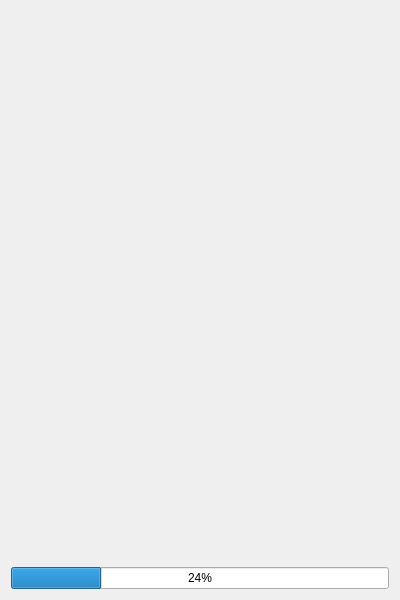
<?xml version="1.0" encoding="UTF-8"?>
<ui version="4.0">
 <class>Dialog</class>
 <widget class="QDialog" name="Dialog">
  <property name="geometry">
   <rect>
    <x>0</x>
    <y>0</y>
    <width>400</width>
    <height>600</height>
   </rect>
  </property>
  <property name="windowTitle">
   <string>Dialog</string>
  </property>
  <layout class="QVBoxLayout" name="verticalLayout">
   <item>
    <widget class="QScrollArea" name="scroll_area">
     <property name="frameShape">
      <enum>QFrame::NoFrame</enum>
     </property>
     <property name="widgetResizable">
      <bool>true</bool>
     </property>
     <widget class="QWidget" name="scroll_widget">
      <property name="geometry">
       <rect>
        <x>0</x>
        <y>0</y>
        <width>374</width>
        <height>538</height>
       </rect>
      </property>
      <property name="maximumSize">
       <size>
        <width>374</width>
        <height>16777215</height>
       </size>
      </property>
      <layout class="QVBoxLayout" name="verticalLayout_3">
       <item>
        <layout class="QVBoxLayout" name="scroll_layout"/>
       </item>
       <item>
        <spacer name="verticalSpacer">
         <property name="orientation">
          <enum>Qt::Vertical</enum>
         </property>
         <property name="sizeHint" stdset="0">
          <size>
           <width>20</width>
           <height>80</height>
          </size>
         </property>
        </spacer>
       </item>
      </layout>
     </widget>
    </widget>
   </item>
   <item>
    <widget class="QProgressBar" name="progress_bar">
     <property name="value">
      <number>24</number>
     </property>
    </widget>
   </item>
   <item>
    <layout class="QVBoxLayout" name="post_buttons"/>
   </item>
  </layout>
 </widget>
 <resources/>
 <connections/>
</ui>
